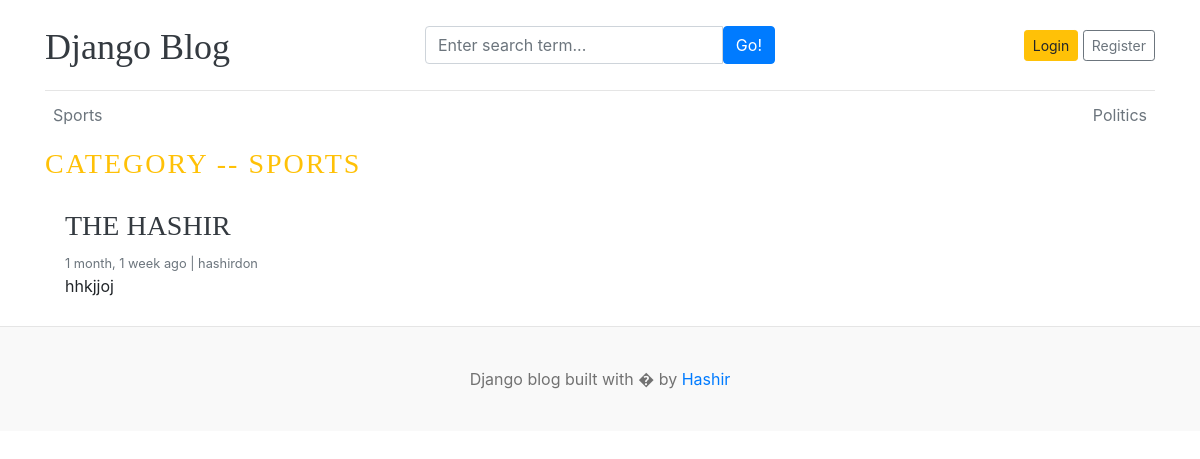
/category/1/, run on an earlier commit of the app's database.
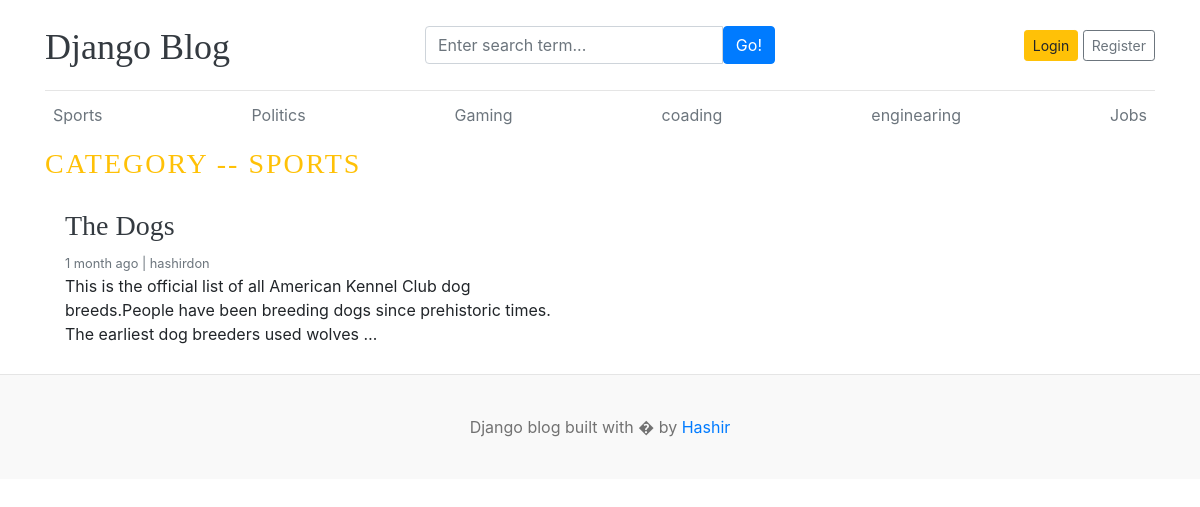
And on a later commit of the database.
### blogs/models.py (models this page shows, shortened)
class Category(models.Model):
    category_name=models.CharField(max_length=50,unique=True)
    created_at=models.DateTimeField(auto_now_add=True)
    updated_at=models.DateTimeField(auto_now_add=True)
    class Meta:
        verbose_name_plural='Categories'
    def __str__(self):
        return self.category_name

class Blog(models.Model):
    title=models.CharField(max_length=100)
    slug=models.CharField(max_length=100,unique=True,blank=True)
    category=models.ForeignKey(Category,on_delete=models.CASCADE)
    author=models.ForeignKey(User,on_delete=models.CASCADE)
    featured_image=models.ImageField(upload_to='uploads/%Y/%m/%d')
    short_description=models.TextField(max_length=500)
    blog_body=models.TextField(max_length=2000)
    status=models.CharField(max_length=20,choices=STATUS_CHOICES,default='Draft')
    is_featured=models.BooleanField(default=False)
    created_at=models.DateTimeField(auto_now_add=True)
    updated_at=models.DateTimeField(auto_now_add=True)

### blogs/views.py (the view)
# urls.py: path('<int:category_id>/',views.posts_by_category,name='posts_by_category' ),
def posts_by_category(request, category_id):
    posts = Blog.objects.filter(status='Published', category=category_id)
    category=get_object_or_404(Category,pk=category_id)
    context = {
        'posts': posts,
        'category': category,
    }
    return render(request, 'posts_by_category.html', context)

### blogs/context_processors.py (called while the page is built)
def get_categories(request):
    categories=Category.objects.all()
    return dict(categories=categories)

def get_Social_Links(request):
    Social=SocialSites.objects.all()
    return dict(Social=Social)

### templates/posts_by_category.html (shortened to what this page needs)
{% extends "base.html" %}
{% block content %}
<h3 class='text-uppercase text-warning' style='letter-spacing:2px ;'>Category -- {{category}} </h3>
<div class="row mb-2">
    {% if posts %}
  {% for post in posts %}
      <div class="col-md-6">
        <div class="card border-0">
          <div class="card-body">
            <h3><a href="{% url 'blogs' post.slug %}" class='text-dark'>{{post.title}}</a></h3>
            <small class="mb-1 text-muted">{{post.created_at | timesince}} ago | {{post.author}}</small>
            <p class="card-text">{{post.short_description | truncatewords:25}}</p>
          </div>
        </div>
      </div>
  {% endfor %}
  {% else %}
  <p>There is Nothing Posts  Found!</p>
  {% endif %}
</div>
        </div>
{% endblock  %}

### templates/base.html (shortened to what this page needs)
{% load static %}
<!DOCTYPE html>
<html lang="en">
<head>
    <link href="https://getbootstrap.com/docs/4.0/dist/css/bootstrap.min.css" rel="stylesheet">
    <link rel="stylesheet" href="{% static 'css/blog.css' %}">
  </head>
<body>
    <div class="container">
      <header class="blog-header py-3">
        <div class="row flex-nowrap justify-content-between align-items-center">
          <div class="col-4 pt-1">
            <a class="blog-header-logo text-dark" href="/">Django Blog</a>
          </div>
          <div class="col-4">
            <form action="{% url 'search' %}" method="GET">
              <div class="input-group">
              <input class="form-control" type="text" name='keyword' placeholder="Enter search term..." aria-label="Enter search term..." aria-describedby="button-search" />
              <button type="submit"class="btn btn-primary" id="button-search" type="button">Go!</button>
              </div>
            </form>
          </div>
          <div class="col-4 d-flex justify-content-end align-items-center">
            {% if not user.is_authenticated %}
            <a class="btn btn-sm btn-warning" href="{% url 'login' %}">Login</a> &nbsp;
            <a class="btn btn-sm btn-outline-secondary" href="{% url 'register' %}">Register</a>
            {% else %}
            <span>You are logged in as {{user}}</span>
            <span><a href="{% url 'logout' %}">Log Out</a></span>
            {% endif %}
          </div>
        </div>
      </header>
      <div class="nav-scroller py-1 mb-2">
        <nav class="nav d-flex justify-content-between">
          {%for cat in categories %}
          <a class="p-2 text-muted" href="{% url 'posts_by_category' cat.id %}">{{cat.category_name}}</a>
          {% endfor %}
        </nav>
      </div>
{% block content%}
 {% endblock %}
  <footer class="blog-footer">
  <p>Django blog built with � by <a href="#">Hashir</a></p>
</footer>
</body>
</html>

What changed in the data, as far as the page shows it:
removed Blog: title "THE HASHIR", created_at "1 month, 1 week", author "hashirdon", short_description "hhkjjoj"
added Category: category_name "Gaming"
added Category: category_name "coading"
added Category: category_name "enginearing"
added Category: category_name "Jobs"
added Blog: title "The Dogs", created_at "1 month", author "hashirdon", short_description "This is the official list of all American Kennel Club dog breeds.People have been breeding dogs since prehistoric times. The earliest dog breeders used wolves …"
